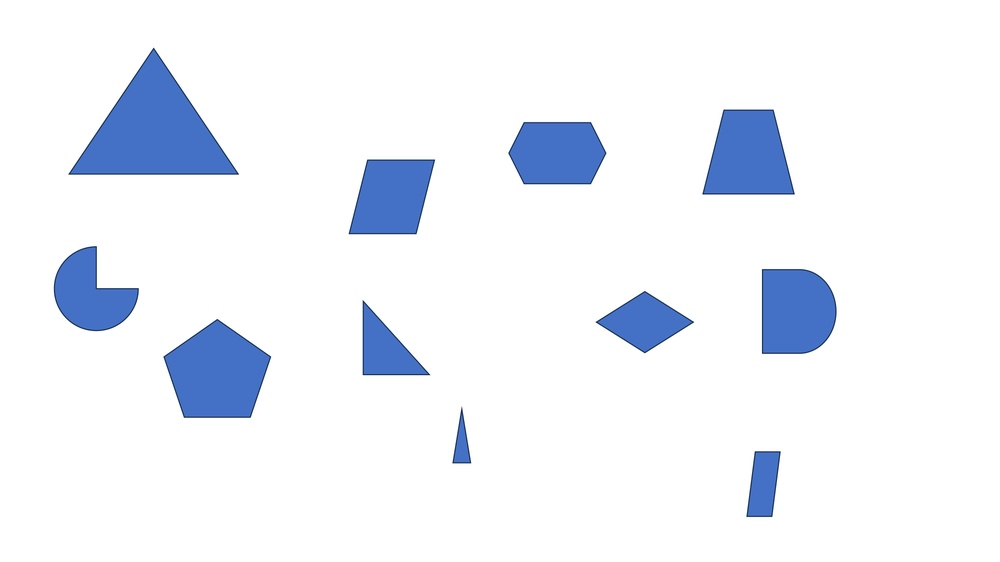
#> input picture input/2.jpg, 1000 x 562 px, shrunk from 4000 x 2250 before the run; its folder holds only this picture in this run
$ python -i utils.py   (imports and definitions only)
#> lines starting #> are read from the running program, lines starting #| are printed output that depends on the picture; after the words box and inside, x2 and y2 are one past the last pixel; in counts of white or black regions, pixels touching at a corner belong together
import cv2
import numpy as np
from datetime import datetime
import os


class LoadDataset:
    # [13 lines left out: functions __init__, get_image_data, not called in this run]

    def save_result(self, image_name, image):
        save_path = self.output_fol+image_name
        cv2.imwrite(save_path, image)

class Detect:
    def __init__(self, image_path) -> None:
#> called with image_path = 'input/2.jpg'
        self.image = cv2.imread(image_path)
#> self.image is the input picture: shape (562, 1000, 3); mean B, G, R 248.9, 241.3, 237.3
        img_blur = cv2.blur(self.image,(3,3))
        self.gray = cv2.cvtColor(img_blur, cv2.COLOR_BGR2GRAY)
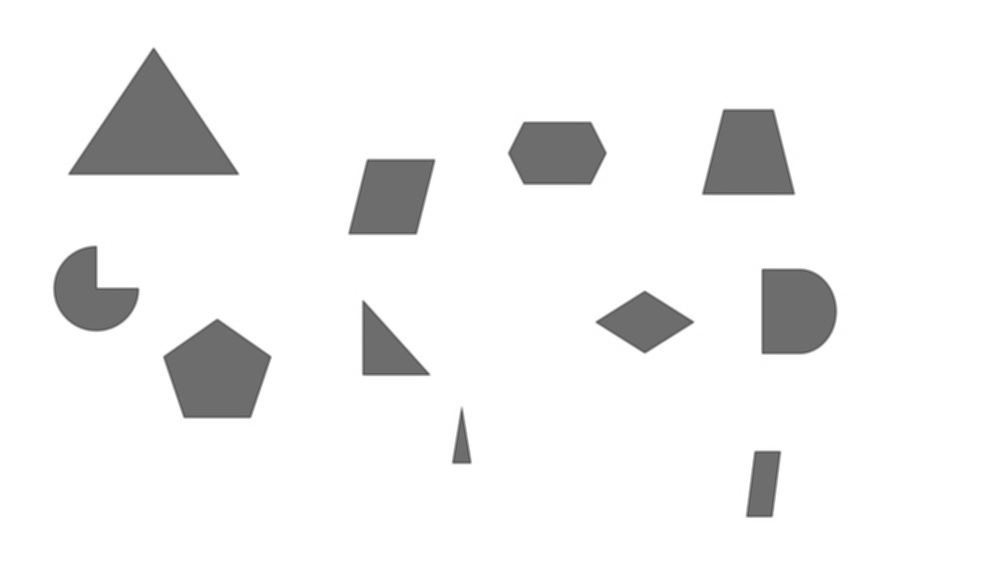
#> self.gray: shape (562, 1000); min 75, max 255, mean 241
        self.num_contours = 0

    # [31 lines left out: functions detect_contours, detect_corner, not called in this run]

    def show_edge_length(self):
        # Apply edge detection using Canny
        edges = cv2.Canny(self.gray, 50, 150, apertureSize=3)
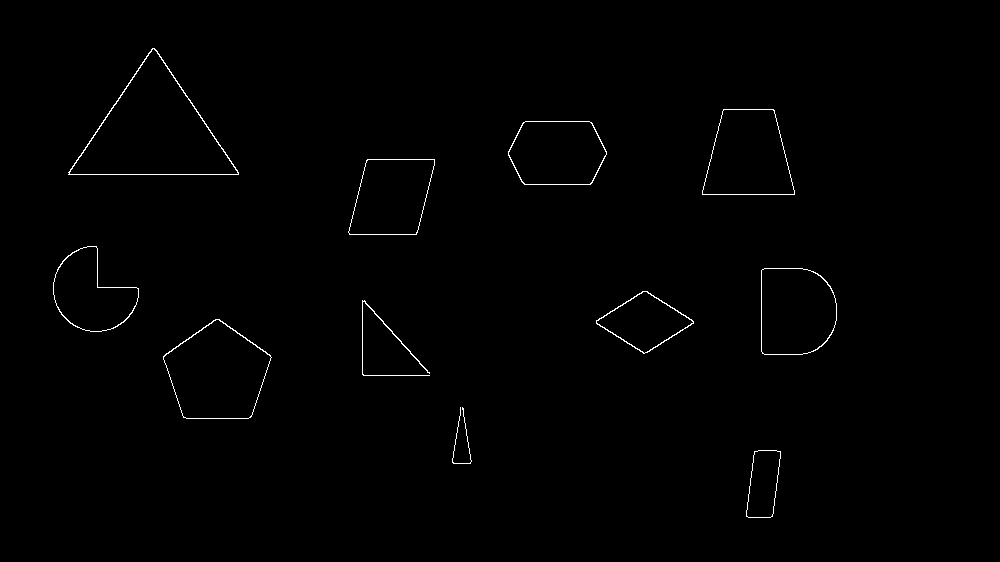
#> edges: shape (562, 1000); 0.61% white in thin lines or dots, all inside (x1, y1, x2, y2) = (53, 48, 837, 518)
        contours, _ = cv2.findContours(edges, cv2.RETR_EXTERNAL, cv2.CHAIN_APPROX_SIMPLE)
#> contours = 11 contours, 1 with area under 20; largest, box (x1, y1, x2, y2) and area: (68, 48, 239, 175) 11021, (163, 319, 272, 419) 7520, (702, 109, 795, 195) 6113, (761, 268, 837, 355) 5777, (508, 121, 607, 185) 5254
        contours = sorted(contours, key=cv2.contourArea, reverse=True)
        for contour in contours:
            epsilon = 0.02 * cv2.arcLength(contour, True)
            approx = cv2.approxPolyDP(contour, epsilon, True)
            for i in range(len(approx)-1):
                point1 = approx[i][0]
                point2 = approx[i + 1][0]
                length = int(np.linalg.norm(np.array(point2) - np.array(point1)))
                cv2.putText(self.image, str(length), ((point1[0]+point2[0])//2, (point1[1]+point2[1])//2), cv2.FONT_HERSHEY_COMPLEX_SMALL , 0.5, (0,0,0), 1, cv2.LINE_AA)
            cv2.putText(self.image, str(length), ((approx[0][0][0]+approx[-1][0][0])//2, (approx[0][0][1]+approx[-1][0][1])//2), cv2.FONT_HERSHEY_COMPLEX_SMALL , 0.5, (0,0,0), 1, cv2.LINE_AA)
#> this loop made 11 passes
#> epsilon on passes 2, 4, 5, 7, 9, 10, 11: 6.91, 5.85, 5.69, 5.91, 3.81, 9.71, 5.45
#> (epsilon, approx) on passes 1, 3, 6, 8: (9.89, [[68, 172], [238, 174], [154, 48]]), (6.59, [[723, 109], [702, 194], [794, 194], [774, 110]]), (5.99, [[367, 159], [349, 234], [416, 234], [434, 159]]), (4.97, [[647, 291], [596, 320], [643, 353], [693, 323]])
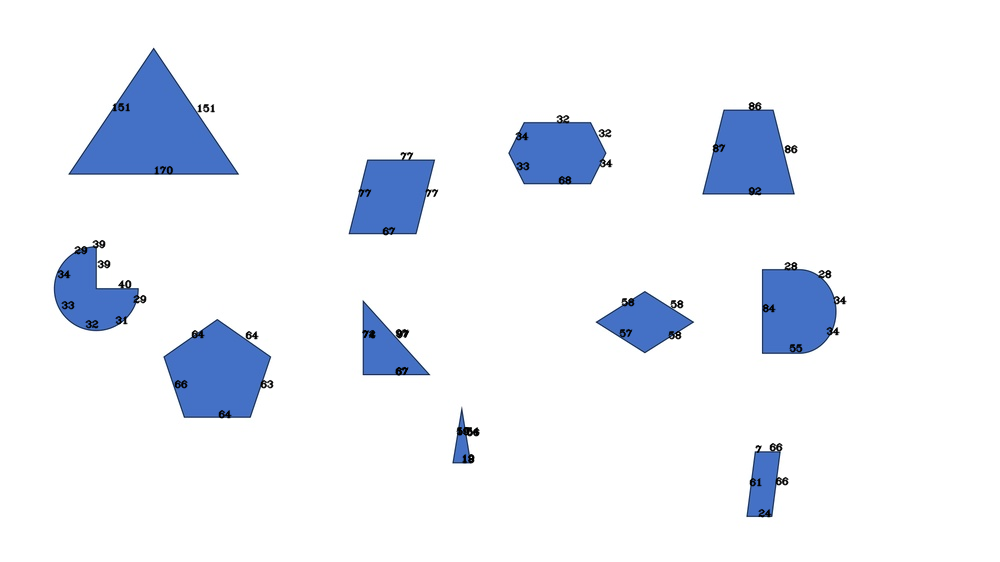
#> self.image: shape (562, 1000, 3); 0.99% of pixels changed, all inside (x1, y1, x2, y2) = (57, 101, 847, 518)
    def get_results(self):
        return self.image, self.num_contours

>>> result = Detect('input/2.jpg').show_edge_length()

$ run again, on input/1.png
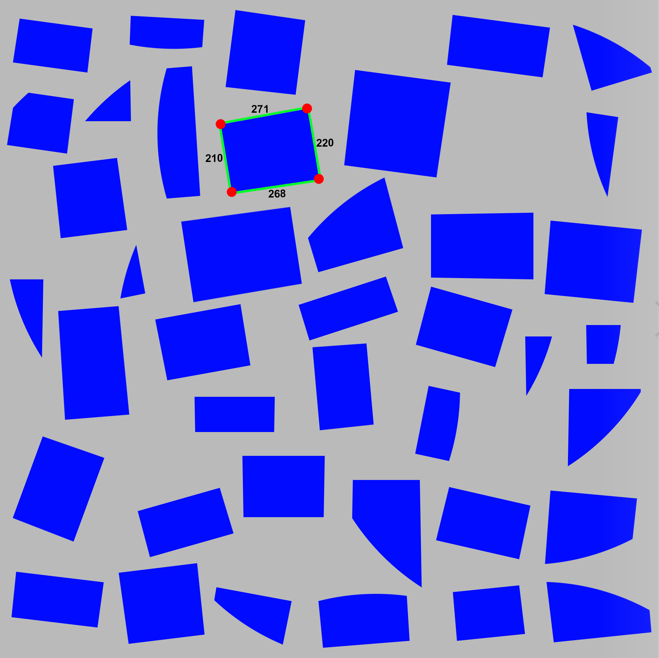
#> input picture input/1.png, 659 x 658 px
#> in __init__, self.image is the input picture: shape (658, 659, 3); mean B, G, R 212.4, 118.5, 114.2
#> in show_edge_length, `edges = cv2.Canny(self.gray, 50, 150, apertureSize=3)`:
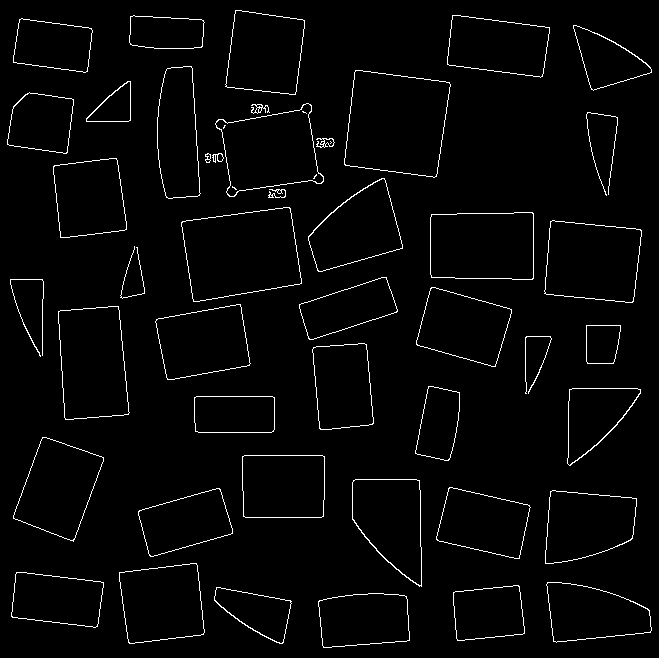
#> edges: shape (658, 659); 2.5% white in thin lines or dots
#> contours = 45 contours, 4 with area under 20; largest, box (x1, y1, x2, y2) and area: (344, 70, 451, 178) 9077, (181, 207, 302, 302) 8736, (58, 306, 130, 420) 6808, (430, 212, 534, 280) 6679, (544, 220, 642, 303) 6662
#> the loop in show_edge_length, `for contour in contours:` made 45 passes
#> (epsilon, approx) on passes 1 to 8: (7.91, [[355, 70], [344, 164], [436, 176], [449, 82]]), (7.89, [[290, 208], [182, 221], [193, 301], [301, 283]]), (7.02, [[118, 306], [58, 311], [65, 419], [129, 412]]), (6.71, [[533, 213], [431, 214], [431, 277], [532, 279]]), (6.77, [[550, 221], [544, 293], [633, 301], [640, 229]]), (7.62, [[310, 104], [216, 121], [229, 196], [323, 181]]), (6.56, [[42, 437], [13, 518], [73, 541], [103, 457]]), (6.17, [[196, 563], [119, 572], [129, 643], [203, 634]])
#> after the loop in show_edge_length, `for contour in contours:`:
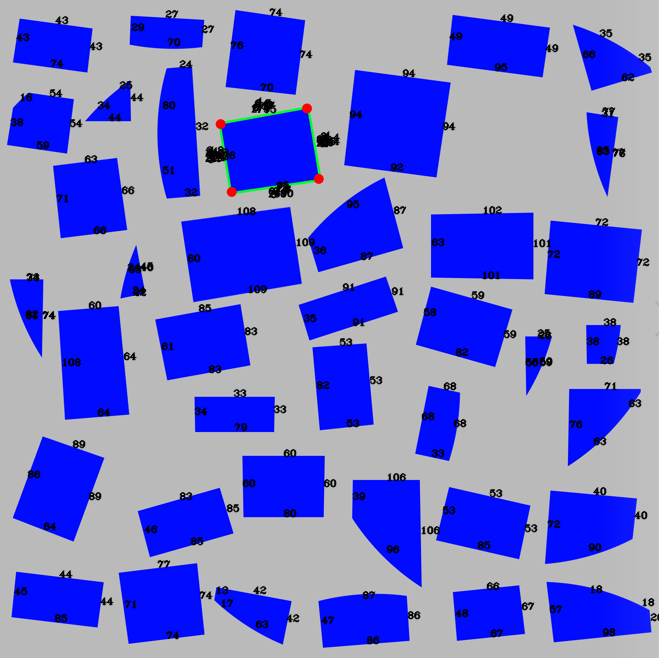
#> self.image: shape (658, 659, 3); 4.23% of pixels changed, all inside (x1, y1, x2, y2) = (10, 8, 659, 645)
